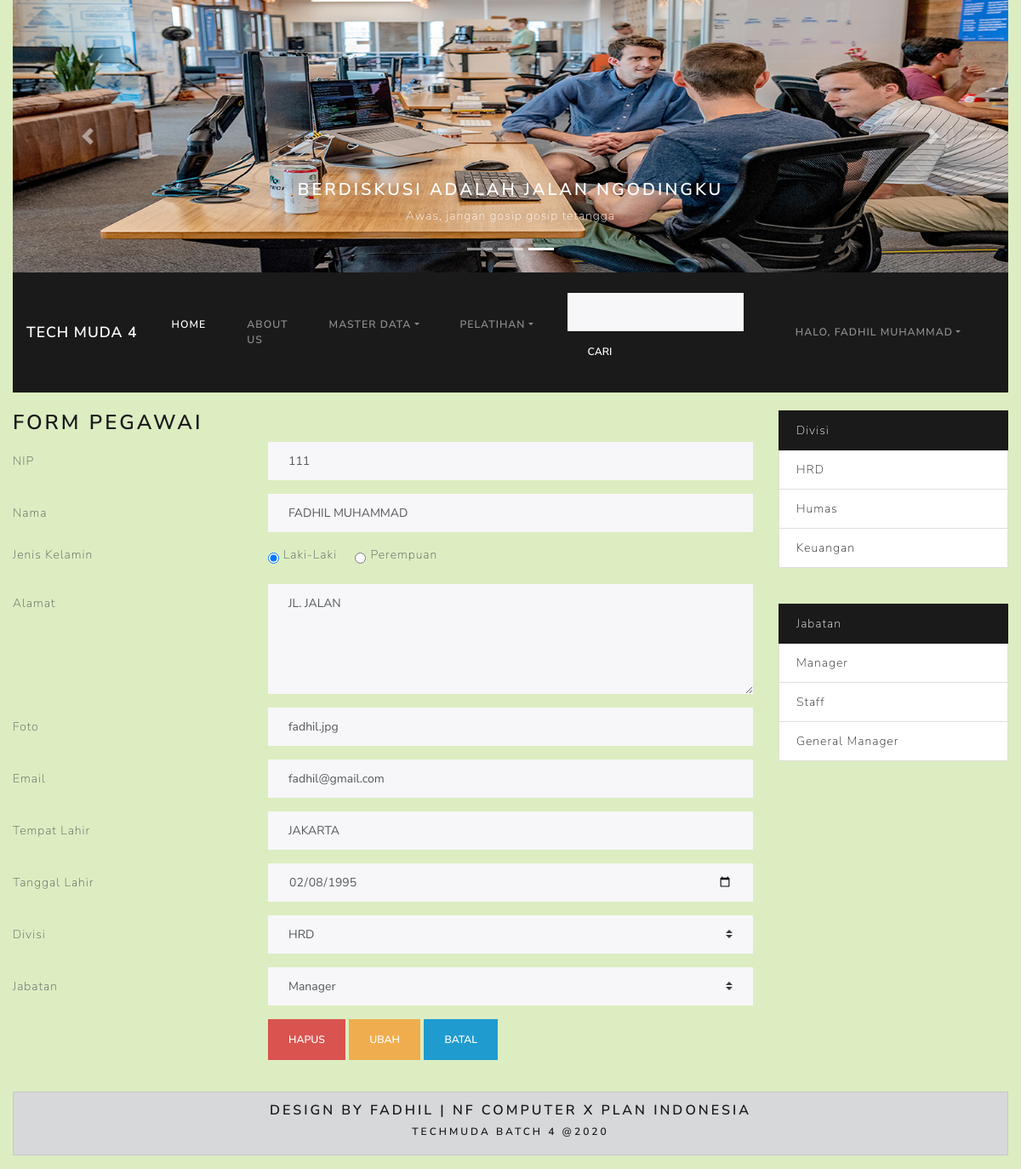
/index.php?hal=form_pegawai&idedit=4 (signed in), run on the app's committed database.
### tables this page shows
CREATE TABLE `pegawai` (
  `id` int(11) NOT NULL,
  `nip` varchar(25) NOT NULL,
  `nama` varchar(20) NOT NULL,
  `gender` varchar(10) NOT NULL,
  `alamat` text NOT NULL,
  `foto` varchar(30) DEFAULT NULL,
  `divisi_id` int(11) NOT NULL,
  `jabatan_id` int(11) NOT NULL,
  `email` varchar(255) NOT NULL,
  `tempat_lahir` varchar(255) NOT NULL,
  `tanggal_lahir` date NOT NULL
);

CREATE TABLE `divisi` (
  `id` int(11) NOT NULL,
  `nama` varchar(20) NOT NULL
);

CREATE TABLE `jabatan` (
  `id` int(11) NOT NULL,
  `nama` varchar(20) NOT NULL
);

### models/Divisi.php (called while the page is built, shortened)
<?php
class Divisi{
    private $koneksi;
    public function __construct(){
        global $dbh;
        $this->koneksi = $dbh;
    }
    public function dataDivisi(){
        $sql = "SELECT * FROM divisi";
        $ps = $this->koneksi->prepare($sql);
        $ps->execute();
        $rs = $ps->fetchAll();
        return $rs;
    }
};
?>

### models/Pegawai.php (called while the page is built, shortened)
<?php
class Pegawai{
    private $koneksi;
    public function __construct(){
        global $dbh;
        $this->koneksi = $dbh;
    }
    public function detailPegawai($id){
    $sql = "SELECT pegawai.*, divisi.nama as divisi, jabatan.nama as jabatan FROM pegawai
    INNER JOIN divisi ON divisi.id = pegawai.divisi_id
    INNER JOIN jabatan ON jabatan.id = pegawai.jabatan_id
    WHERE pegawai.id = ?";
    $ps = $this->koneksi->prepare($sql);
    $ps->execute($id);
    $rs = $ps->fetch();
    return $rs;
}
};
?>

### models/Jabatan.php (called while the page is built, shortened)
<?php
class Jabatan {
    private $koneksi;
    public function __construct(){
        global $dbh;
        $this->koneksi = $dbh;
    }
    public function dataJabatan(){
        $sql = "SELECT * FROM jabatan";
        $ps = $this->koneksi->prepare($sql);
        $ps->execute();
        $rs = $ps->fetchAll();
        return $rs;
    }
};
?>

### form_pegawai.php (the view, shortened to what this page needs)
<?php
if(isset($_SESSION['MEMBER']) ){
?>
<?php
$idedit = $_REQUEST['idedit'];
$model = new Pegawai();
if(!empty($idedit) ){
  $rs =  $model->detailPegawai([$idedit]);
}
else{
 $rs = [];
}
$arr_gender = ['Laki-Laki'=>'L','Perempuan'=>'P'];
$obj1 = new Jabatan();
$obj2 = new Divisi();
$arr_jabatan = $obj1->dataJabatan();
$arr_divisi = $obj2->dataDivisi();
?>
<h3 id="peg"> Form Pegawai</h3>
<form method="POST" action="controller_pegawai.php">
  <div class="form-group row">
    <label for="nip" class="col-4 col-form-label">NIP</label>
    <div class="col-8">
      <input id="nip" name="nip" value="<?= $rs['nip'] ?>" type="text" class="form-control" required="required">
    </div>
  </div>
  <div class="form-group row">
    <label for="nama" class="col-4 col-form-label">Nama</label>
    <div class="col-8">
      <input id="nama" name="nama" value="<?= $rs['nama'] ?>"type="text" class="form-control">
    </div>
  </div>
  <div class="form-group row">
    <label class="col-4">Jenis Kelamin</label>
    <div class="col-8">
    <?php
    foreach($arr_gender as $label => $jk){
      $cek = ($jk == $rs['gender']) ? 'checked' : '';
      ?>
      <div class="form-check form-check-inline">
        <input name="gender" type="radio" <?= $cek ?> class="form-check-input" value="<?= $jk ?>">
        <label for="gender_0" class="form-check-input"><?= $label ?></label>
      </div>
    <?php }?>
    </div>
  </div>
  <div class="form-group row">
    <label for="alamat" class="col-4 col-form-label">Alamat</label>
    <div class="col-8">
      <textarea id="alamat" name="alamat" cols="40" rows="5" class="form-control"><?= $rs['alamat'] ?></textarea>
    </div>
  </div>
  <div class="form-group row">
    <label for="foto" class="col-4 col-form-label">Foto</label>
    <div class="col-8">
      <input id="foto" name="foto" value="<?= $rs['foto'] ?>" type="text" class="form-control">
    </div>
  </div>
  <div class="form-group row">
    <label for="email" class="col-4 col-form-label">Email</label>
    <div class="col-8">
      <input id="email" name="email" value="<?= $rs['email'] ?>" type="email" class="form-control">
    </div>
  </div>
  <div class="form-group row">
    <label for="tempat" class="col-4 col-form-label">Tempat Lahir</label>
    <div class="col-8">
      <input id="tempat" name="tempat" value="<?= $rs['tempat_lahir'] ?>" type="text" class="form-control">
    </div>
  </div>
  <div class="form-group row">
    <label for="tanggal_lahir" class="col-4 col-form-label">Tanggal Lahir</label>
    <div class="col-8">
      <input id="tanggal_lahir" name="tanggal_lahir" value="<?= $rs['tanggal_lahir'] ?>" type="date" class="form-control">
    </div>
  </div>
  <div class="form-group row">
    <label for="divisi" class="col-4 col-form-label">Divisi</label>
    <div class="col-8">
      <select id="divisi" name="divisi" class="custom-select">
        <?php
        foreach($arr_divisi as $div){
          $sel = ($div['id'] == $rs['divisi_id']) ? 'selected' : '';
        ?>
        <option value="<?= $div['id'] ?>" <?= $sel ?>><?= $div['nama'] ?></option>
        <?php } ?>
      </select>
    </div>
  </div>
  <div class="form-group row">
    <label for="jabatan" class="col-4 col-form-label">Jabatan</label>
    <div class="col-8">
      <select id="jabatan" name="jabatan" class="custom-select">
      <?php
        foreach($arr_jabatan as $jab){
          $sel = ($jab['id'] == $rs['jabatan_id']) ? 'selected' : '';
        ?>
        <option value="<?= $jab['id'] ?>" <?= $sel ?>><?= $jab['nama'] ?></option>
        <?php } ?>
      </select>
    </div>
  </div>
  <div class="form-group row">
    <div class="offset-4 col-8">
    <?php
    if(empty($idedit) ){
  ?>
    <button name="proses" value="simpan" type="submit" class="btn btn-primary">Simpan</button>
    <?php
    }
    else{
      ?>
    <button name="proses" value="hapus" type="submit" onclick="return confirm('yakin hapus?')" class="btn btn-danger">Hapus</button>
    <button name="proses" value="ubah" type="submit" class="btn btn-warning">Ubah</button>
    <?php } ?>
    <button name="proses" value="batal" type="submit" class="btn btn-info">Batal</button>
    </div>
  </div>
</form>
    <?php }
    else{
      include_once 'terlarang.php';
    }?>

### sidebar.php (shortened to what this page needs)
<?php
$obj1 = NEW Divisi();
$ar_divisi = $obj1->dataDivisi();
$obj2 = NEW Jabatan();
$ar_jabatan= $obj2->dataJabatan();
?>
				<?php
					if(isset($_SESSION['MEMBER']) ){
				?>
<div class="col-md-3">
			<div class="list-group">
				 <a href="#" class="list-group-item list-group-item-action active">Divisi</a>
				<?php
				foreach($ar_divisi as $div){
				?>
				<div class="list-group-item">
					<a href="index.php?hal=pegawai&id=<?= $div['id'] ?>"><?= $div['nama'] ?></a>
				</div>
				<?php } ?>
			</div>
			<br><br>
			<div class="list-group">
				 <a href="#" class="list-group-item list-group-item-action active">Jabatan</a>
				 <?php
				foreach($ar_jabatan as $jab){
				?>
				<div class="list-group-item">
					<a href="index.php?hal=pegawai&idj=<?= $jab['id'] ?>"><?= $jab['nama'] ?></a>
				</div>
				<?php } ?>
			</div>
	<?php }?>
</div>
</div>

### css/style.css (style rules this page uses)
body { background-color: #dcedc1; background-repeat: no-repeat; background-size: cover; }

### data on the page
pegawai: nip "111", nama "FADHIL MUHAMMAD", alamat "JL. JALAN", foto "fadhil.jpg", email "fadhil@gmail.com", tempat "JAKARTA", tanggal_lahir "02/08/1995"
divisi: nama "HRD"
divisi: nama "Humas"
divisi: nama "Keuangan"
jabatan: nama "Manager"
jabatan: nama "Staff"
jabatan: nama "General Manager"

### other printed values
$_SESSION['MEMBER']['fullname'] "FADHIL MUHAMMAD"
$label "Laki-Laki"
$label "Perempuan"
form field divisi "HRD"
form field jabatan "Manager"
